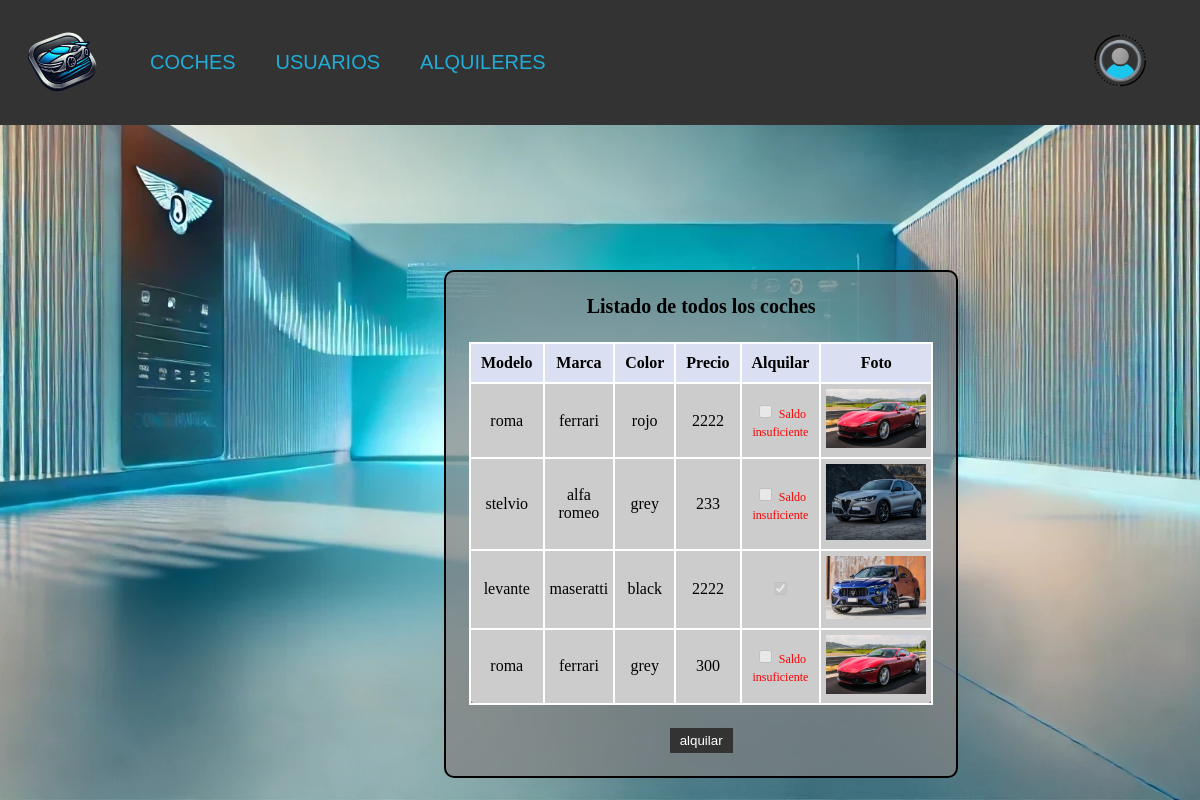
/subMenus/alquileres/ListarAlquiler.php, run on the app's committed database.
### tables this page shows
CREATE TABLE `coches` (
  `id_coche` int(10) UNSIGNED NOT NULL,
  `modelo` varchar(50) DEFAULT NULL,
  `marca` varchar(50) DEFAULT NULL,
  `color` varchar(50) DEFAULT NULL,
  `precio` float DEFAULT NULL,
  `alquilado` tinyint(1) DEFAULT NULL,
  `foto` varchar(300) DEFAULT NULL,
  `id_usuario_vendedor` int(10) UNSIGNED DEFAULT NULL
);

### subMenus/alquileres/ListarAlquiler.php (the view, shortened to what this page needs)
<?php
$usuario = isset($_SESSION['usuario']) ? $_SESSION['usuario'] : null;
$conexion = mysqli_connect("localhost", "root", "rootroot");
$saldo_usuario = 0;
?>
<!DOCTYPE html>
<html lang="es">
<head>
</head>
<body>
    <nav>
        <img src="../../img-Internas/logo.png" alt="Logo" height="100px">
        <ul>
            <li>
                <a href="#">COCHES</a>
            </li>
            <li>
                <a href="#">USUARIOS</a>
            </li>
            <li>
                <a href="#">ALQUILERES</a>
            </li>
        </ul>
        <?php if ($usuario): ?>
            <div class="contenedor-imagen" style="margin-left: auto;">
                <a href="#">
                    <img src="../../img-Internas/InicioS.png" alt="Inicio Sesión" height="60px">
                </a>
                <div class="submenu-izquierda" style="display:block; left: -130px;">
                    <span>Bienvenido, <?php echo htmlspecialchars($usuario['nombre']); ?>!</span>
                    <form method="POST" style="margin:0;">
                        <button type="submit" name="logout">Cerrar Sesión</button>
                    </form>
                </div>
            </div>
        <?php else: ?>
            <div class="contenedor-imagen" style="margin-left: auto;">
                <a href="../../subMenus/LoginRegister/Login.php">
                    <img src="../../img-Internas/InicioS.png" alt="Inicio Sesión" height="60px">
                </a>
            </div>
        <?php endif; ?>
    </nav>
<?php
$instruccion = "SELECT * FROM coches";
$consulta = mysqli_query($conexion, $instruccion);
$nfilas = mysqli_num_rows($consulta);
$posTop = "270px";
$posLeft = "37%";
print ("<form method='POST'>");
print ("<table style='position:absolute; top:$posTop; left:$posLeft; background-color:rgba(128, 128, 128, 0.7); border:2px solid black; border-radius:10px; width:500px; padding:20px;'>\n");
print ("<tr><td style='text-align:center; font-weight:bold; font-size:20px;' colspan='6'>Listado de todos los coches</td></tr>\n");
print ("<tr><td colspan='6' style='vertical-align:top;'>\n");
if ($nfilas > 0) {
    print ("<table style='background-color:#ccc; border-radius:10px; border-collapse: collapse; text-align:center; width:100%; margin-top:20px;'>\n");
    print ("<tr style='background-color: #dadff1;'>\n");
    print ("<th style='border:2px solid white; padding:10px;'>Modelo</th>\n");
    print ("<th style='border:2px solid white; padding:10px;'>Marca</th>\n");
    print ("<th style='border:2px solid white; padding:10px;'>Color</th>\n");
    print ("<th style='border:2px solid white; padding:10px;'>Precio</th>\n");
    print ("<th style='border:2px solid white; padding:10px;'>Alquilar</th>\n");
    print ("<th style='border:2px solid white; padding:10px;'>Foto</th>\n");
    print ("</tr>\n");
    while ($resultado = mysqli_fetch_array($consulta)) {
        print ("<tr>\n");
        print ("<td style='border:2px solid white; padding:5px;'>" . $resultado['modelo'] . "</td>\n");
        print ("<td style='border:2px solid white; padding:5px;'>" . $resultado['marca'] . "</td>\n");
        print ("<td style='border:2px solid white; padding:5px;'>" . $resultado['color'] . "</td>\n");
        print ("<td style='border:2px solid white; padding:5px;'>" . $resultado['precio'] . "</td>\n");
        if ($resultado['alquilado'] == 1) {
            $checkbox = "<input type='checkbox' name='alquilar_ids[]' value='" . $resultado['id_coche'] . "' checked disabled>";
        } else if ($resultado['precio'] > $saldo_usuario) {
            $checkbox = "<input type='checkbox' name='alquilar_ids[]' value='" . $resultado['id_coche'] . "' disabled> <span style='color:red; font-size:12px;'>Saldo insuficiente</span>";
        } else {
            $checkbox = "<input type='checkbox' name='alquilar_ids[]' value='" . $resultado['id_coche'] . "'>";
        }
        print ("<td style='border:2px solid white; padding:5px;'>" . $checkbox . "</td>\n");
        print ("<td style='border:2px solid white; padding:5px;'><img src='../coches/" . $resultado['foto'] . "' alt='Foto de coche' width='100'></td>\n");
        print ("</tr>\n");
    }
    print ("</table>\n");
} else {
    print ("No hay coches disponibles");
}
print ("</td></tr>\n");
print ("<tr><td colspan='6' style='text-align:center; padding-top:20px;'>");
print ("<input type='submit' name='alquilar' value='alquilar' style='background-color:#333; color:white; border:none; padding:5px 10px; cursor:pointer;' />");
print ("</td></tr>");
print ("</table>\n");
print ("</form>");
?>
</body>
</html>

### subMenus/alquileres/ListarAlquiler.php (style rules this page uses)
html, body { height: 100%; margin: 0; background: url('../../img-Internas/fondoPaginaVacio.png') no-repeat center/cover; }
nav { display: flex; align-items: center; background-color: #333; padding: 10px; position: relative; }
nav img { margin-right: 20px; }
nav ul { list-style: none; display: flex; margin: 0; padding: 0; }
nav li { position: relative; }
nav a { display: block; padding: 20px; text-decoration: none; font-size: 20px; color: #20add8; font-family: "Verdana", sans-serif; }
.contenedor-imagen { position: relative; display: inline-block; }

### data on the page
coches: modelo "roma", marca "ferrari", color "rojo", precio "2222", foto (picture)
coches: modelo "stelvio", marca "alfa romeo", color "grey", precio "233", foto (picture)
coches: modelo "levante", marca "maseratti", color "black", precio "2222", foto (picture)
coches: modelo "roma", marca "ferrari", color "grey", precio "300", foto (picture)
